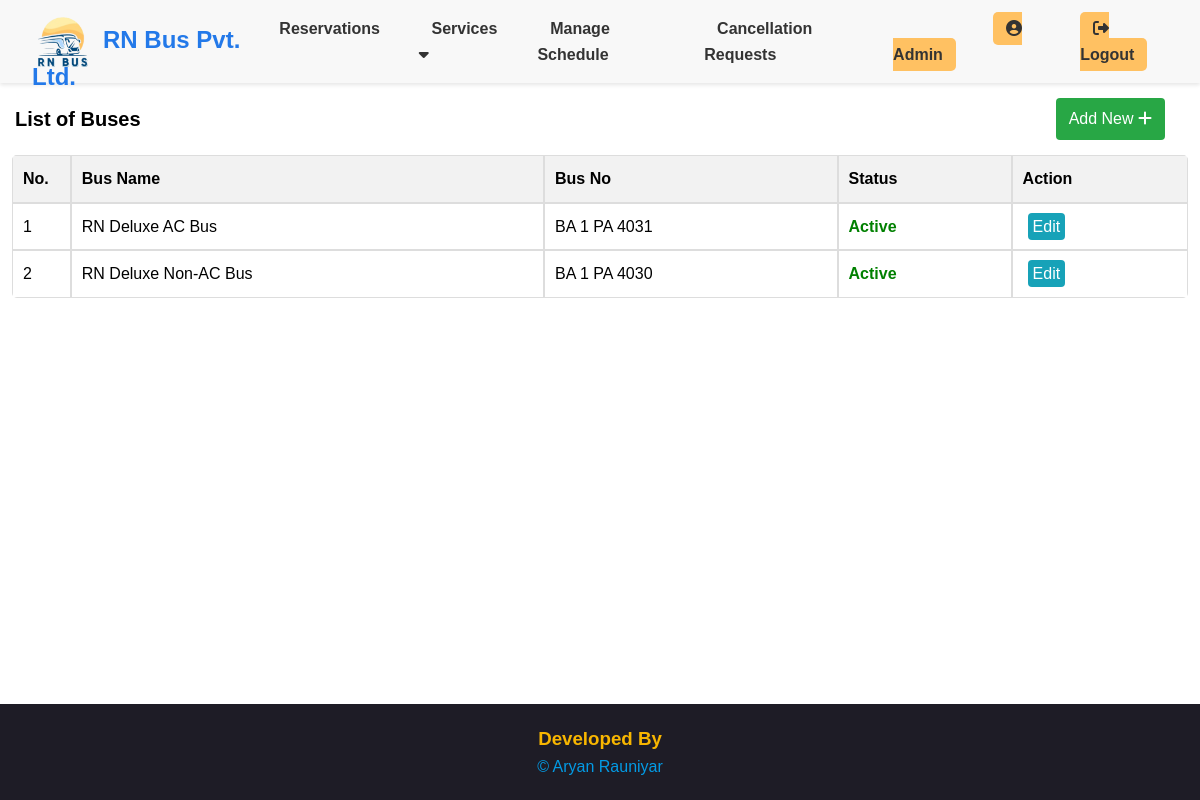
Page /admin/list_bus.php (signed in) on the committed database.
### tables this page shows
CREATE TABLE `bus` (
  `id` int(30) NOT NULL,
  `name` varchar(250) NOT NULL,
  `bus_number` varchar(50) NOT NULL,
  `capacity` int(11) NOT NULL,
  `status` tinyint(1) NOT NULL DEFAULT 1 COMMENT '0 = inactive, 1 = active',
  `date_updated` datetime NOT NULL DEFAULT current_timestamp() ON UPDATE current_timestamp()
);

### admin/list_bus.php (the view, shortened to what this page needs)
<?php
$servername = "localhost";
$username = "root";
$password = "";
$dbname = "rn_bus_db";
$conn = new mysqli($servername, $username, $password, $dbname);
$sql = "SELECT id, name, bus_number, status FROM bus";
$result = $conn->query($sql);
?>
<!DOCTYPE html>
<html lang="en">
<head>
    <link rel="stylesheet" href="style.css">
    <link rel="stylesheet" href="list_bus.css">
    <link rel="stylesheet" href="https://cdnjs.cloudflare.com/ajax/libs/font-awesome/6.2.0/css/all.min.css">
</head>
<body>
    <header>
        <nav class="navbar">
            <a class="linklogo" href="../"><img class="logo" src="../images/logo2.png" style="height: inherit; margin: 0px 6px;">RN Bus Pvt. Ltd.</a>
            <ul class="nav-links">
                <li><a href="list_reservations.php">Reservations</a></li>
                <li class="dropdown">
                        <a href="#">Services <i class="fa fa-caret-down" aria-hidden="true"></i></a>
                </li>
                <li><a href="manage_schedule.php">Manage Schedule</a></li>
                <li><a href="list_cancelrequest.php">Cancellation Requests</a></li>
                 <li ><a href="profile.php" class="profile-btn" style="margin-left: 100px;"><i class="fas fa-user-circle"></i> <?=$_SESSION['firstname']?></a></li>
                <li><a href="logout.php" class="login-btn"><i class="fas fa-sign-out-alt"></i> Logout</a></li>
            </ul>
        </nav>
    </header>
    <main>
        <div class="listtop">
    <h2>List of Buses</h2>
    <button name="add"  type="button" onclick="window.location.href='add_bus.php'">Add New <i class="fa fa-plus"></i></button>
</div>
<table>
    <thead>
        <tr>
            <th style="width:5%;">No.</th>
            <th>Bus Name</th>
            <th>Bus No</th>
            <th>Status</th>
            <th style="width:15%;">Action</th>
        </tr>
    </thead>
    <tbody>
        <?php if ($result->num_rows > 0): ?>
            <?php $index = 1; ?>
            <?php while ($row = $result->fetch_assoc()): ?>
                <tr>
                    <td><?= $index++; ?></td>
                    <td><?= htmlspecialchars($row["name"]); ?></td>
                    <td><?= htmlspecialchars($row["bus_number"]); ?></td>
                    <td class="<?= $row["status"] ? 'status-active' : 'status-inactive' ?>">
                        <?= $row["status"] ? 'Active' : 'Inactive' ?>
                    </td>
                    <td>
                        <a class="action-btn-edit" onclick="openEditModal(<?= $row['id']; ?>, '<?= htmlspecialchars($row['name']); ?>', '<?= htmlspecialchars($row['bus_number']); ?>', <?= $row['status']; ?>)">Edit</a>
                    </td>
                </tr>
            <?php endwhile; ?>
        <?php else: ?>
            <tr>
                <td colspan="5">No buses found.</td>
            </tr>
        <?php endif; ?>
    </tbody>
</table>
    </main>
<br><br>
<footer class="footer">
    <h3 class="dev">Developed By</h3>
    <p><a class="mylink" href="https://aryanrauniyar.com.np">&copy; Aryan Rauniyar</a></p>
</footer>
</body>
</html>

### admin/style.css (style rules this page uses)
* { margin: 0; padding: 0; box-sizing: border-box; font-family: 'Trebuchet MS', 'Lucida Sans Unicode', 'Lucida Grande', 'Lucida Sans', Arial, sans-serif; }
html { height: 100%; margin: 0; }
body { min-width: 1024px; overflow-x: auto; height: 100%; margin: 0; }
body { font-family: Arial, sans-serif; line-height: 1.6; display: flex; flex-direction: column; }
header { top: 0; width: 100%; background: #f8f8f8; box-shadow: 0 2px 4px rgba(0, 0, 0, 0.1); z-index: 1000; }
.navbar { display: flex; justify-content: space-between; align-items: center; padding: 1rem 2rem; }
.navbar .linklogo { font-weight: bold; font-family: 'Trebuchet MS', 'Lucida Sans Unicode', 'Lucida Grande', 'Lucida Sans', Arial, sans-serif; font-size: 1.5rem; color: #2379e9; }
.linklogo { float: left; padding: 0px; font-size: 18px; line-height: 20px; height: 50px; text-decoration: none; }
.logo { overflow-clip-margin: content-box; overflow: clip; vertical-align: middle; }
.nav-links { list-style: none; display: flex; gap: 1rem; }
.nav-links li a { text-decoration: none; color: #333; font-weight: bold; padding: 0.5rem 0.8rem; border-radius: 5px; transition: background 0.3s ease; }
.navbar li:nth-child(1), .navbar li:nth-child(2), .navbar li:nth-child(3) { margin-right: 10px; }
.login-btn { background: #ffc162; color: white; border-radius: 5px; padding: 0.5rem 1rem; }
.nav-links li { position: relative; }
.footer { background-color: #1E1C26; color: white; text-align: center; padding: 50px 0; font-size: 16px; width: 100%; position: relative; margin-top: 40px; }
footer p { margin: 0; }
.mylink { text-decoration: none; color: #039be5; }
.profile-btn { background: #ffc162; color: white; border-radius: 5px; padding: 0.5rem 1rem; }

### admin/list_bus.css (style rules this page uses)
html, body { height: 100%; margin: 0; }
body { display: flex; flex-direction: column; }
.footer { margin-top: auto; background-color: #1E1C26; text-align: center; padding: 20px; }
.dev { color: #f8b600; }
.mylink { text-decoration: none; color: #039be5; }
table { width: 98%; margin: 0 auto; border-collapse: separate; border-spacing: 0; border-radius: 5px; overflow: hidden; margin-bottom: 5px; }
th, td { padding: 10px; text-align: left; border: 1px solid #ddd; }
th { background-color: #f2f2f2; }
.status-active { color: green; font-weight: bold; }
.action-btn-edit { margin: 0 5px; text-decoration: none; color: #fff; background-color: #17a2b8; border-color: #17a2b8; padding: 5px; border-radius: 0.25rem; }
.listtop { display: flex; align-items: center; justify-content: space-between; margin-bottom: 20px; margin: 15px 15px; }
.listtop h2 { margin: 0; font-size: 20px; }
.listtop button { padding: 8px 12px; font-size: 16px; cursor: pointer; color: #fff; background-color: #28a745; border-color: #28a745; border: 1px solid transparent; font-size: 1rem; line-height: 1.5; border-radius: .25rem; transition: color .15s ease-in-out, background-color .15s ease-in-out, border-color .15s ease-in-out, box-shadow .15s ease-in-out; margin-right: 20px; }

### rows in the picture
bus: name "RN Deluxe AC Bus", bus_number "BA 1 PA 4031", status "Active"
bus: name "RN Deluxe Non-AC Bus", bus_number "BA 1 PA 4030", status "Active"

### other values in the picture
$_SESSION['firstname'] "Admin"
